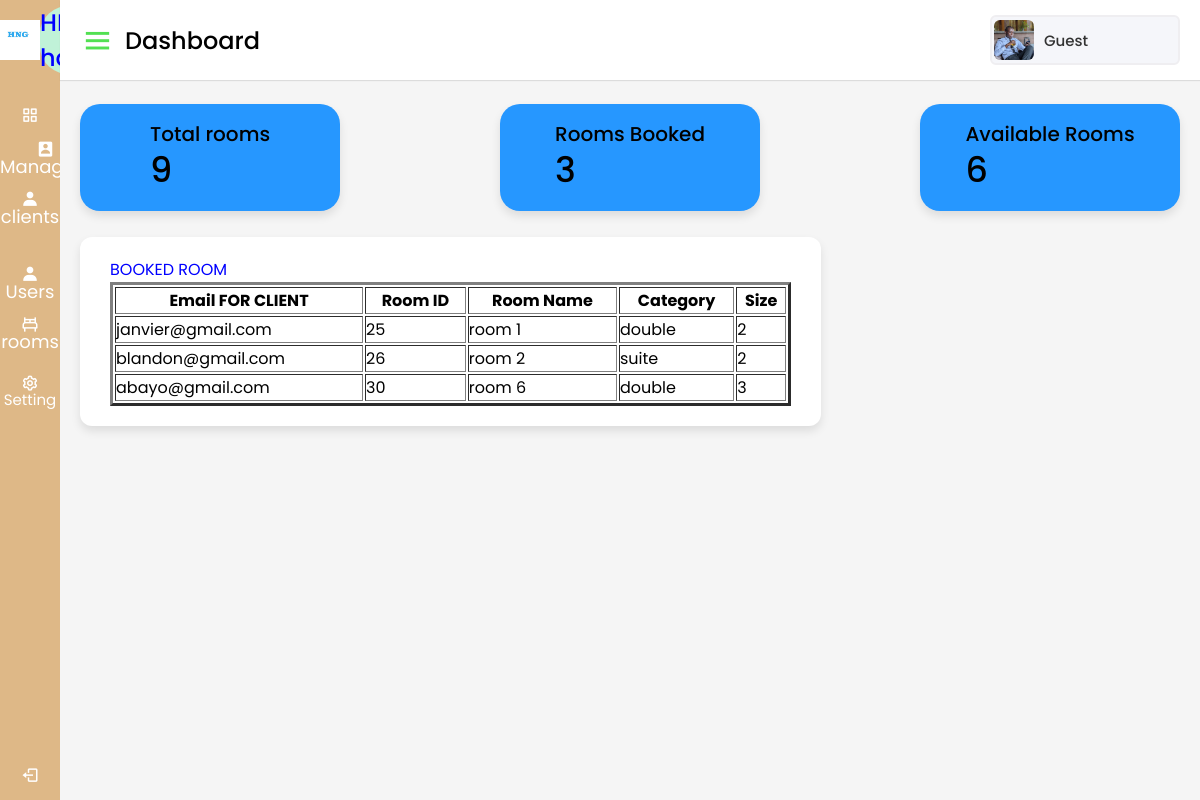
The app's page /bookedroom.php with its own data.
### tables this page shows
CREATE TABLE `rooms` (
  `roomid` int(11) NOT NULL,
  `photo` varchar(255) NOT NULL,
  `name` varchar(255) NOT NULL,
  `category` varchar(50) NOT NULL,
  `price` float NOT NULL,
  `beds` int(11) NOT NULL
);

### bookedroom.php (the view, shortened to what this page needs)
<html lang="en" dir="ltr">
  <head>
    <link rel="stylesheet" href="admin.css">
    <link href='https://unpkg.com/boxicons@2.0.7/css/boxicons.min.css' rel='stylesheet'>
   </head>
   <body>
   <div class="sidebar">
      <div class="logo-details">
      <img src="hng.jpg" height="40px" width="40px" border-radius="100%";>
        <span class="logo_name">HIRWA hotel</span>
      </div>
        <ul class="nav-links">
          <li>
            <a href="DASHBOARDadmin.php" >
              <i class='bx bx-grid-alt' ></i>
              <span class="links_name">Dashboard</span>
            </a>
          </li>
          <li>
            <i class='bx bxs-user-rectangle' >
              <div class="dropdown">    <span class="links_name">Managers</span>
              </div></i>
          </li>
          <li>
            <i class='bx bxs-user'>
            <div class="dropdown">  <span class="links_name">clients</span>
            </div></i>
        </li></br>
        <li>
            <i class='bx bxs-user'>
            <div class="dropdown">  <span class="links_name">Users</span>
            </div></i>
        </li>
          <li>
             <i style="margin-right: 30px;" class='bx bx-bed'>
             <div class="dropdown"> <span class="links_name">rooms</span>
                    </div></i>
          </li><LI>
         <a href="#">
              <i class='bx bx-cog' >
              <span class="links_name">Setting</span></i>
            </a>
          </li>
          <li class="log_out">
            <a href="logout.php">
              <i class='bx bx-log-out'></i>
              <span class="links_name">Log out</span>
            </a>
          </li>
        </ul>
    </div>
    <section class="home-section">
    <nav>
      <div class="sidebar-button">
        <i class='bx bx-menu sidebarBtn'></i>
        <span class="dashboard">Dashboard</span>
      </div>
        <div class="profile-details">
            <img src="profile.jpg" alt="">
            <span class="admin_name"><?php echo isset($adminFirstName) ? $adminFirstName : 'Guest'; ?></span>
        </div>
    </nav>
    <?php
$servername = "localhost";
$username = "root";
$password = "";
$dbname = "hotel";
$conn = new mysqli($servername, $username, $password, $dbname);
$sqlCount = "SELECT COUNT(*) AS total_rooms FROM rooms";
$resultCount = $conn->query($sqlCount);
if ($resultCount->num_rows > 0) {
    $rowCount = $resultCount->fetch_assoc();
    $totalRooms = $rowCount['total_rooms'];
} else {
    $totalRooms = 0;
}
?>
<div class="home-content">
<div class="overview-boxes">
    <div class="box">
        <div class="right-side">
            <div class="box-topic">Total rooms</div>
            <div class="number"><?php echo $totalRooms; ?></div>
        </div>
    </div>
    <?php
$servername = "localhost";
$username = "root";
$password = "";
$dbname = "hotel";
$conn = new mysqli($servername, $username, $password, $dbname);
$sqlCountBookedRooms = "SELECT COUNT(DISTINCT clients.room_name) AS booked_rooms
                        FROM clients
                        INNER JOIN rooms ON clients.room_name = rooms.name";
$resultCountBookedRooms = $conn->query($sqlCountBookedRooms);
if ($resultCountBookedRooms->num_rows > 0) {
    $rowBookedRooms = $resultCountBookedRooms->fetch_assoc();
    $bookedRoomsCount = $rowBookedRooms['booked_rooms'];
} else {
    $bookedRoomsCount = 0;
}
?>
<div class="box">
    <div class="right-side">
        <div class="box-topic">Rooms Booked</div>
        <div class="number"><?php echo $bookedRoomsCount; ?></div>
    </div>
</div>
<?php
$servername = "localhost";
$username = "root";
$password = "";
$dbname = "hotel";
$conn = new mysqli($servername, $username, $password, $dbname);
$sqlCountAvailableRooms = "SELECT COUNT(rooms.name) AS available_rooms
                           FROM rooms
                           LEFT JOIN clients ON rooms.name = clients.room_name
                           WHERE clients.room_name IS NULL";
$resultCountAvailableRooms = $conn->query($sqlCountAvailableRooms);
if ($resultCountAvailableRooms->num_rows > 0) {
    $rowAvailableRooms = $resultCountAvailableRooms->fetch_assoc();
    $availableRoomsCount = $rowAvailableRooms['available_rooms'];
} else {
    $availableRoomsCount = 0;
}
?>
<div class="box">
    <div class="right-side">
        <div class="box-topic">Available Rooms</div>
        <div class="number"><?php echo $availableRoomsCount; ?></div>
    </div>
</div>
</div>
        <div class="sales-boxes">
          <div class="recent-sales box">
            <p align="center " style="color: blue;">BOOKED ROOM</p>
            <?php
    $servername = "localhost";
    $username = "root";
    $password = "";
    $dbname = "hotel";
    $conn = new mysqli($servername, $username, $password, $dbname);
    $query = "SELECT DISTINCT clients.email, rooms.* FROM clients JOIN rooms ON clients.room_name = rooms.name";
    $result = $conn->query($query);
    if ($result->num_rows > 0) {
        echo "<table border=3 width=100%>";
        echo "<tr>";
        echo "<th>Email FOR CLIENT</th>";
        echo "<th>Room ID</th>";
        echo "<th>Room Name</th>";
        echo "<th>Category</th>";
        echo "<th>Size</th>";
        echo "</tr>";
        while ($row = $result->fetch_assoc()) {
            echo "<tr>";
            echo "<td>" . $row['email'] . "</td>";
            echo "<td>" . $row['roomid'] . "</td>";
            echo "<td>" . $row['name'] . "</td>";
            echo "<td>" . $row['category'] . "</td>";
            echo "<td>" . $row['beds'] . "</td>";
            echo "</tr>";
        }
        echo "</table>";
    } else {
        echo "No results found.";
    }
?>
          </div>
      </div>
    </div>
  </section>
</body>
</html>

### admin.css (style rules this page uses)
* { margin: 0; padding: 0; box-sizing: border-box; font-family: 'Poppins', sans-serif; }
.sidebar { position: fixed; height: 100%; width: 240px; background: burlywood;; transition: all 0.5s ease; }
.sidebar .logo-details { height: 80px; display: flex; align-items: center; }
.sidebar .logo-details .logo_name { color: blue; font-size: 24px; font-weight: 500; background-color: #C0F2D8; border-radius: 40%; }
.sidebar .nav-links { margin-top: 10px; }
.sidebar .nav-links li { position: relative; list-style: none; height: 50px; }
.sidebar .nav-links li a { height: 100%; width: 100%; display: flex; align-items: center; text-decoration: none; transition: all 0.4s ease; }
.sidebar .nav-links li i { min-width: 60px; text-align: center; font-size: 18px; color: #fff; }
.sidebar .nav-links li a .links_name { color: #fff; font-size: 15px; font-weight: 400; white-space: nowrap; }
.sidebar .nav-links .log_out { position: absolute; bottom: 0; width: 100%; }
.home-section { position: relative; background: #f5f5f5; min-height: 100vh; width: calc(100% - 240px); left: 240px; transition: all 0.5s ease; }
.home-section nav { display: flex; justify-content: space-between; height: 80px; background: #fff; display: flex; align-items: center; position: fixed; width: calc(100% - 240px); left: 240px; z-index: 100; padding: 0 20px; box-shadow: 0 1px 1px rgba(0, 0, 0, 0.1); transition: all 0.5s ease; }
.home-section nav .sidebar-button { display: flex; align-items: center; font-size: 24px; font-weight: 500; }
nav .sidebar-button i { font-size: 35px; color:#52e052; margin-right: 10px; }
.home-section nav .profile-details { display: flex; align-items: center; background: #F5F6FA; border: 2px solid #EFEEF1; border-radius: 6px; height: 50px; min-width: 190px; padding: 0 15px 0 2px; }
nav .profile-details img { height: 40px; width: 40px; border-radius: 6px; object-fit: cover; }
nav .profile-details .admin_name { font-size: 15px; font-weight: 500; color: #333; margin: 0 10px; white-space: nowrap; }
.home-section .home-content { position: relative; padding-top: 104px; }
.home-content .overview-boxes { display: flex; align-items: center; justify-content: space-between; flex-wrap: wrap; padding: 0 20px; margin-bottom: 26px; }
.overview-boxes .box { display: flex; align-items: center; justify-content: center; width: calc(100% / 4 - 15px); background: #2697FF; padding: 15px 14px; border-radius: 20px; box-shadow: 0 5px 10px rgba(0,0,0,0.1); }
.overview-boxes .box-topic { font-size: 20px; font-weight: 500; }
.home-content .box .number { display: inline-block; font-size: 35px; margin-top: -6px; font-weight: 500; }
.home-content .sales-boxes { display: flex; justify-content: space-between; display:flex; flex-wrap:wrap; }
.home-content .sales-boxes .recent-sales { width: 65%; background: #fff; padding: 20px 30px; margin: 0 20px; border-radius: 12px; box-shadow: 0 5px 10px rgba(0, 0, 0, 0.1); display:flex; flex-wrap:wrap; }
@media (max-width: 1240px) { .sidebar { width: 60px; } }
@media (max-width: 1240px) { .home-section { width: calc(100% - 60px); left: 60px; } }
@media (max-width: 1240px) { .home-section nav { width: calc(100% - 60px); left: 60px; } }

### bookedroom.php (style rules this page uses)
.dropdown { position: relative; display: inline-block; }

### records on screen
rooms: email "janvier@gmail.com", roomid "25", name "room 1", category "double", beds "2"
rooms: email "blandon@gmail.com", roomid "26", name "room 2", category "suite", beds "2"
rooms: email "abayo@gmail.com", roomid "30", name "room 6", category "double", beds "3"

### other values on screen
$totalRooms "9"
$bookedRoomsCount "3"
$availableRoomsCount "6"
